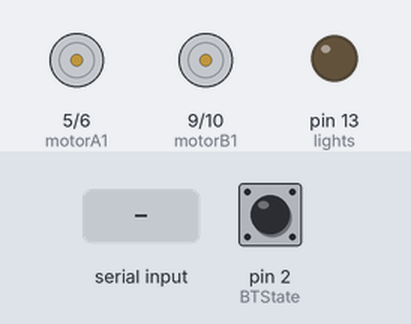
Recording of a sketch running on a simulated Arduino Uno, built with avr-gcc and run on an emulated ATmega328P. Shown: motor-driver pin pairs drawn as motors (green arrow = first pin HIGH = forward, orange = second pin HIGH = backward, longer = more drive, scaled by the enable pin), output pins drawn as LEDs (lit = HIGH). Inputs (shaded band) come from the test bench; at power-on: pin 2 (BTState) HIGH.

Above: at 1.2 s.
1.3 s: byte 70 ('F') received over Serial
At 2.4 s:
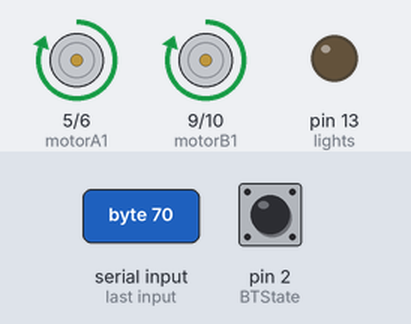
2.8 s: byte 71 ('G') received over Serial
At 3.5 s:
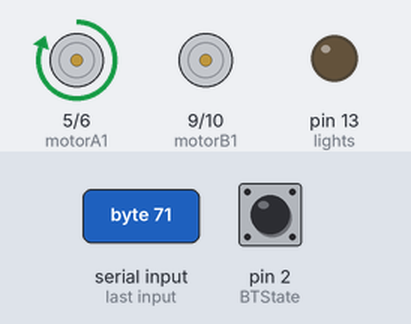
4.3 s: byte 73 ('I') received over Serial
At 4.7 s:
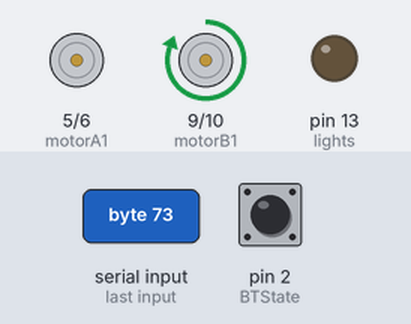
5.8 s: byte 66 ('B') received over Serial
At 7.0 s:
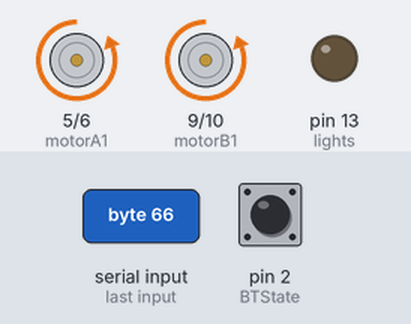
7.3 s: byte 74 ('J') received over Serial
At 8.2 s:
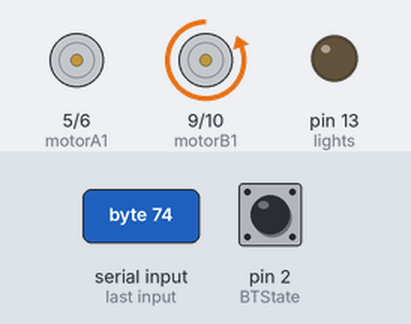
8.8 s: byte 72 ('H') received over Serial
At 9.3 s:
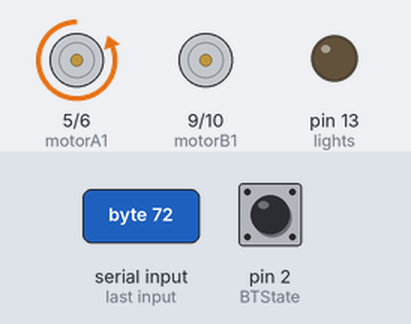
Timing chart, 0 to 11.3 s (numbered marks = the images above; inputs shaded):
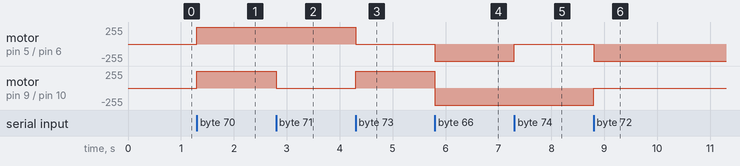

Measured:
- after the input at 1.3 s, motor on pin 5 (motorA1) / pin 6 (motorA2), motor on pin 9 (motorB1) / pin 10 (motorB2): stopped → forward 255/255 at once
- after the input at 2.8 s, motor on pin 9 (motorB1) / pin 10 (motorB2): forward 255/255 → stopped at once
- after the input at 4.3 s, motor on pin 5 (motorA1) / pin 6 (motorA2): forward 255/255 → stopped at once; motor on pin 9 (motorB1) / pin 10 (motorB2): stopped → forward 255/255 at once
- after the input at 5.8 s, motor on pin 5 (motorA1) / pin 6 (motorA2): stopped → backward 255/255 at once; motor on pin 9 (motorB1) / pin 10 (motorB2): forward 255/255 → backward 255/255 at once
- after the input at 7.3 s, motor on pin 5 (motorA1) / pin 6 (motorA2): backward 255/255 → stopped at once
- after the input at 8.8 s, motor on pin 5 (motorA1) / pin 6 (motorA2): stopped → backward 255/255 at once; motor on pin 9 (motorB1) / pin 10 (motorB2): backward 255/255 → stopped at once

The sketch:

Bluetooth_car.ino
```cpp
  int enA = 3;       // Pin  ENA of L298
  int motorA1  = 5;  // Pin  IN1 of L298
  int motorA2  = 6;  // Pin  IN2 of L298
  int enB = 11;      // Pin  ENB of L298
  int motorB1  = 9;  // Pin IN3 of L298
  int motorB2  = 10;  // Pin IN4 of L298
//Leds connected to Arduino UNO Pin 12
  int lights  = 13;
//Buzzer / Speaker to Arduino UNO Pin 6
  int buzzer = 8 ;
//Bluetooth (HC-05 JY-MCU) State pin on pin 2 of Arduino
  int BTState = 2;
  int state;
  int vSpeed=255;     // Default speed, from 0 to 255
void setup() {
    // Set pins as outputs:
    pinMode(motorA1, OUTPUT);
    pinMode(motorA2, OUTPUT);
    pinMode(enA, OUTPUT);
    pinMode(motorB1, OUTPUT);
    pinMode(motorB2, OUTPUT);
    pinMode(enB, OUTPUT);
    pinMode(lights, OUTPUT);
    pinMode(BTState, INPUT);
    digitalWrite(enA, HIGH);
    digitalWrite(enB, HIGH);
    // Initialize serial communication at 9600 bits per second:
    Serial.begin(9600);
}

void loop() {
  //Stop car when connectiont or bluetooth disconnected
     if(digitalRead(BTState)==LOW) { state='S'; }

  //Save income data to variable 'state'
    if(Serial.available() > 0){
      state = Serial.read();
    }

  //Change speed if state is equal from 0 to 4. Values must be from 0 to 255 (PWM)
 if (state == '0'){
      vSpeed=0;}
    else if (state == '1'){
      vSpeed=40;}
    else if (state == '2'){
      vSpeed=60;}
    else if (state == '3'){
      vSpeed=80;}
    else if (state == '4'){
      vSpeed=100;}
    else if (state == '5'){
      vSpeed=125;}
    else if (state == '6'){
      vSpeed=150;}
    else if (state == '7'){
      vSpeed=175;}
    else if (state == '8'){
      vSpeed=200;}
    else if (state == '9'){
      vSpeed=255;}

  /***********************Forward****************************/
  //If state is equal with letter 'F', car will go forward!
    if (state == 'F') {
      analogWrite(motorA1, vSpeed); analogWrite(motorB2, 0);
        analogWrite(motorB1, vSpeed);  analogWrite(motorA2, 0);
               }
  /**********************Forward Left************************/
  //If state is equal with letter 'G', car will go forward left
    else if (state == 'G') {
      analogWrite(motorA1, vSpeed); analogWrite(motorA2, 0);
        analogWrite(motorB1, 0);    analogWrite(motorB2, 0);
   }
  /**********************Forward Right************************/
  //If state is equal with letter 'I', car will go forward right
    else if (state == 'I') {
        analogWrite(motorA1, 0); analogWrite(motorA2, 0);
        analogWrite(motorB1, vSpeed);      analogWrite(motorB2, 0);
    }
  /***********************Backward****************************/
  //If state is equal with letter 'B', car will go backward
    else if (state == 'B') {
      analogWrite(motorA1, 0);   analogWrite(motorA2, vSpeed);
        analogWrite(motorB1, 0);   analogWrite(motorB2, vSpeed);
    }
  /**********************Backward Left************************/
  //If state is equal with letter 'H', car will go backward left
    else if (state == 'J') {
        analogWrite(motorA1, 0);   analogWrite(motorA2, 0);
        analogWrite(motorB1, 0);   analogWrite(motorB2, vSpeed);
    }
  /**********************Backward Right************************/
  //If state is equal with letter 'J', car will go backward right
    else if (state == 'H') {
        analogWrite(motorA1, 0);   analogWrite(motorA2,vSpeed);
        analogWrite(motorB1, 0); analogWrite(motorB2, 0);
   }
  /***************************Left*****************************/
  //If state is equal with letter 'L', wheels will turn left
    else if (state == 'L') {
      analogWrite(motorA1, vSpeed);   analogWrite(motorA2, 0);
        analogWrite(motorB1, 0); analogWrite(motorB2, vSpeed);
 }
  /***************************Right*****************************/
  //If state is equal with letter 'R', wheels will turn right
    else if (state == 'R') {
      analogWrite(motorA1, 0);   analogWrite(motorA2, vSpeed);
        analogWrite(motorB1, vSpeed);   analogWrite(motorB2, 0);
   }
  /************************Lights*****************************/
  //If state is equal with letter 'W', turn leds on or of off
    else if (state == 'W') {
      digitalWrite(lights,HIGH);
    }
    else if(state=='w')
      { digitalWrite(lights,LOW); }
  /**********************Horn sound***************************/
  //If state is equal with letter 'V', play (or stop) horn sound
    else if (state == 'V'){
         tone(buzzer, 100); //Speaker on
    }
      else if (state=='v'){
         noTone(buzzer);    //Speaker off
      }
      else if (state=='X')
      { tone(buzzer, 100);
      digitalWrite(lights,HIGH);
      delay(500);
      tone(buzzer,1000);
      digitalWrite(lights,LOW);
      delay(1500);
      tone(buzzer,10000);
      digitalWrite(lights,HIGH);
      delay(1000);
      noTone(buzzer);
      digitalWrite(lights,LOW);
            }
      else if(state=='x')
      { noTone(buzzer);
      digitalWrite(lights,LOW);
      }
  /************************Stop*****************************/
  //If state is equal with letter 'S', stop the car
    else if (state == 'S'){
        analogWrite(motorA1, 0);  analogWrite(motorA2, 0);
        analogWrite(motorB1, 0);  analogWrite(motorB2, 0);
    }
}
```
